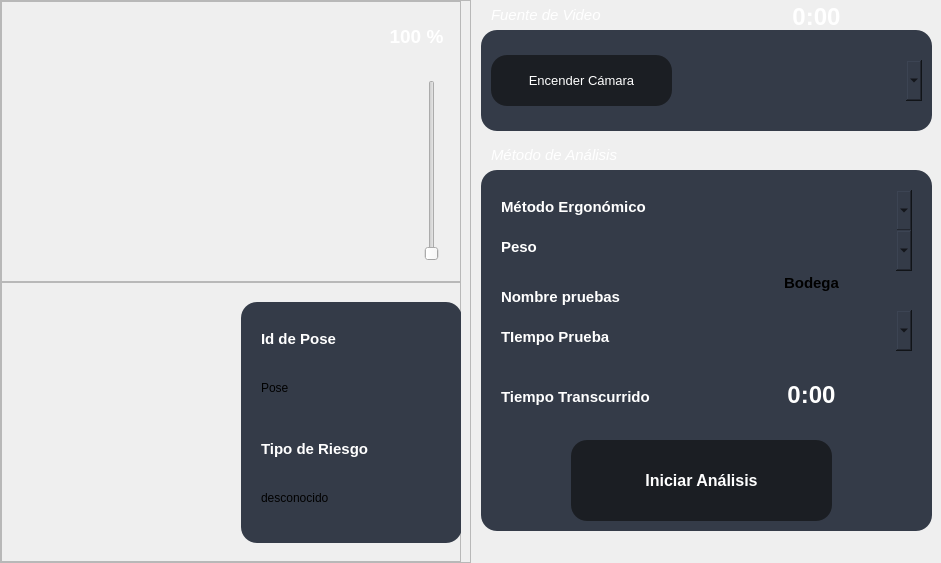
<?xml version="1.0" encoding="UTF-8"?>
<ui version="4.0">
 <class>Frame</class>
 <widget class="QFrame" name="Frame">
  <property name="geometry">
   <rect>
    <x>0</x>
    <y>0</y>
    <width>941</width>
    <height>563</height>
   </rect>
  </property>
  <property name="windowTitle">
   <string>Frame</string>
  </property>
  <layout class="QHBoxLayout" name="horizontalLayout">
   <property name="spacing">
    <number>0</number>
   </property>
   <property name="leftMargin">
    <number>0</number>
   </property>
   <property name="topMargin">
    <number>0</number>
   </property>
   <property name="rightMargin">
    <number>0</number>
   </property>
   <property name="bottomMargin">
    <number>0</number>
   </property>
   <item>
    <widget class="QFrame" name="frame">
     <property name="frameShape">
      <enum>QFrame::StyledPanel</enum>
     </property>
     <property name="frameShadow">
      <enum>QFrame::Raised</enum>
     </property>
     <layout class="QVBoxLayout" name="verticalLayout">
      <property name="spacing">
       <number>0</number>
      </property>
      <property name="leftMargin">
       <number>0</number>
      </property>
      <property name="topMargin">
       <number>0</number>
      </property>
      <property name="bottomMargin">
       <number>0</number>
      </property>
      <item>
       <widget class="QFrame" name="frame_3">
        <property name="frameShape">
         <enum>QFrame::StyledPanel</enum>
        </property>
        <property name="frameShadow">
         <enum>QFrame::Raised</enum>
        </property>
        <widget class="QLabel" name="camara">
         <property name="geometry">
          <rect>
           <x>2</x>
           <y>12</y>
           <width>451</width>
           <height>251</height>
          </rect>
         </property>
         <property name="text">
          <string/>
         </property>
        </widget>
        <widget class="QLabel" name="lblPorcentaje">
         <property name="geometry">
          <rect>
           <x>370</x>
           <y>10</y>
           <width>91</width>
           <height>51</height>
          </rect>
         </property>
         <property name="text">
          <string>&lt;html&gt;&lt;head/&gt;&lt;body&gt;&lt;p align=&quot;center&quot;&gt;&lt;span style=&quot; font-size:14pt; font-weight:600; color:#ffffff;&quot;&gt;100 %&lt;/span&gt;&lt;/p&gt;&lt;/body&gt;&lt;/html&gt;</string>
         </property>
         <property name="scaledContents">
          <bool>true</bool>
         </property>
        </widget>
        <widget class="QSlider" name="HSlider">
         <property name="geometry">
          <rect>
           <x>410</x>
           <y>79</y>
           <width>41</width>
           <height>181</height>
          </rect>
         </property>
         <property name="orientation">
          <enum>Qt::Vertical</enum>
         </property>
        </widget>
       </widget>
      </item>
      <item>
       <widget class="QFrame" name="frame_4">
        <property name="frameShape">
         <enum>QFrame::StyledPanel</enum>
        </property>
        <property name="frameShadow">
         <enum>QFrame::Raised</enum>
        </property>
        <widget class="QLabel" name="imagenes">
         <property name="geometry">
          <rect>
           <x>0</x>
           <y>0</y>
           <width>241</width>
           <height>281</height>
          </rect>
         </property>
         <property name="text">
          <string/>
         </property>
         <property name="scaledContents">
          <bool>true</bool>
         </property>
        </widget>
        <widget class="QFrame" name="frameIDS">
         <property name="geometry">
          <rect>
           <x>240</x>
           <y>20</y>
           <width>221</width>
           <height>241</height>
          </rect>
         </property>
         <property name="styleSheet">
          <string notr="true">border-radius: 16px;
background-color: #343b48;

</string>
         </property>
         <property name="frameShape">
          <enum>QFrame::StyledPanel</enum>
         </property>
         <property name="frameShadow">
          <enum>QFrame::Raised</enum>
         </property>
         <property name="lineWidth">
          <number>2</number>
         </property>
         <property name="midLineWidth">
          <number>1</number>
         </property>
         <widget class="QLabel" name="labelRiesgo">
          <property name="geometry">
           <rect>
            <x>20</x>
            <y>180</y>
            <width>181</width>
            <height>31</height>
           </rect>
          </property>
          <property name="text">
           <string>desconocido</string>
          </property>
          <property name="scaledContents">
           <bool>true</bool>
          </property>
         </widget>
         <widget class="QLabel" name="editImagen">
          <property name="geometry">
           <rect>
            <x>20</x>
            <y>70</y>
            <width>181</width>
            <height>31</height>
           </rect>
          </property>
          <property name="text">
           <string>Pose</string>
          </property>
          <property name="scaledContents">
           <bool>true</bool>
          </property>
         </widget>
         <widget class="QLabel" name="label_12">
          <property name="geometry">
           <rect>
            <x>20</x>
            <y>20</y>
            <width>191</width>
            <height>35</height>
           </rect>
          </property>
          <property name="text">
           <string>&lt;html&gt;&lt;head/&gt;&lt;body&gt;&lt;p&gt;&lt;span style=&quot; font-size:11pt; font-weight:600; color:#ffffff;&quot;&gt;Id de Pose&lt;/span&gt;&lt;/p&gt;&lt;/body&gt;&lt;/html&gt;</string>
          </property>
         </widget>
         <widget class="QLabel" name="label_13">
          <property name="geometry">
           <rect>
            <x>20</x>
            <y>130</y>
            <width>191</width>
            <height>35</height>
           </rect>
          </property>
          <property name="text">
           <string>&lt;html&gt;&lt;head/&gt;&lt;body&gt;&lt;p&gt;&lt;span style=&quot; font-size:11pt; font-weight:600; color:#ffffff;&quot;&gt;Tipo de Riesgo&lt;/span&gt;&lt;/p&gt;&lt;/body&gt;&lt;/html&gt;</string>
          </property>
         </widget>
        </widget>
       </widget>
      </item>
     </layout>
    </widget>
   </item>
   <item>
    <widget class="QFrame" name="frame_2">
     <property name="styleSheet">
      <string notr="true">border-radius: 16px;</string>
     </property>
     <property name="frameShape">
      <enum>QFrame::StyledPanel</enum>
     </property>
     <property name="frameShadow">
      <enum>QFrame::Raised</enum>
     </property>
     <widget class="QFrame" name="frameParametros">
      <property name="geometry">
       <rect>
        <x>10</x>
        <y>170</y>
        <width>451</width>
        <height>361</height>
       </rect>
      </property>
      <property name="styleSheet">
       <string notr="true">
background-color: #343b48;

</string>
      </property>
      <property name="frameShape">
       <enum>QFrame::StyledPanel</enum>
      </property>
      <property name="frameShadow">
       <enum>QFrame::Raised</enum>
      </property>
      <property name="lineWidth">
       <number>2</number>
      </property>
      <property name="midLineWidth">
       <number>1</number>
      </property>
      <widget class="QComboBox" name="comboBox">
       <property name="geometry">
        <rect>
         <x>230</x>
         <y>20</y>
         <width>201</width>
         <height>41</height>
        </rect>
       </property>
       <property name="font">
        <font>
         <pointsize>14</pointsize>
         <weight>50</weight>
         <bold>false</bold>
        </font>
       </property>
       <property name="styleSheet">
        <string notr="true">bacground: #fff</string>
       </property>
      </widget>
      <widget class="QPushButton" name="btnanalisis">
       <property name="geometry">
        <rect>
         <x>90</x>
         <y>270</y>
         <width>261</width>
         <height>81</height>
        </rect>
       </property>
       <property name="font">
        <font>
         <pointsize>12</pointsize>
         <weight>75</weight>
         <bold>true</bold>
        </font>
       </property>
       <property name="styleSheet">
        <string notr="true">background-color: #1b1e23;
color: rgb(255,255,255);</string>
       </property>
       <property name="text">
        <string>Iniciar Análisis</string>
       </property>
      </widget>
      <widget class="QTextEdit" name="editNamePrueba">
       <property name="geometry">
        <rect>
         <x>230</x>
         <y>100</y>
         <width>201</width>
         <height>40</height>
        </rect>
       </property>
       <property name="font">
        <font>
         <pointsize>11</pointsize>
         <weight>75</weight>
         <bold>true</bold>
        </font>
       </property>
       <property name="acceptDrops">
        <bool>false</bool>
       </property>
       <property name="undoRedoEnabled">
        <bool>true</bool>
       </property>
       <property name="html">
        <string>&lt;!DOCTYPE HTML PUBLIC &quot;-//W3C//DTD HTML 4.0//EN&quot; &quot;http://www.w3.org/TR/REC-html40/strict.dtd&quot;&gt;
&lt;html&gt;&lt;head&gt;&lt;meta name=&quot;qrichtext&quot; content=&quot;1&quot; /&gt;&lt;style type=&quot;text/css&quot;&gt;
p, li { white-space: pre-wrap; }
&lt;/style&gt;&lt;/head&gt;&lt;body style=&quot; font-family:'MS Shell Dlg 2'; font-size:11pt; font-weight:600; font-style:normal;&quot;&gt;
&lt;p align=&quot;center&quot; style=&quot; margin-top:0px; margin-bottom:0px; margin-left:0px; margin-right:0px; -qt-block-indent:0; text-indent:0px;&quot;&gt;&lt;span style=&quot; font-family:'MS Shell Dlg 2';&quot;&gt;Bodega&lt;/span&gt;&lt;/p&gt;&lt;/body&gt;&lt;/html&gt;</string>
       </property>
      </widget>
      <widget class="QLabel" name="label_6">
       <property name="geometry">
        <rect>
         <x>20</x>
         <y>110</y>
         <width>191</width>
         <height>35</height>
        </rect>
       </property>
       <property name="text">
        <string>&lt;html&gt;&lt;head/&gt;&lt;body&gt;&lt;p&gt;&lt;span style=&quot; font-size:11pt; font-weight:600; color:#ffffff;&quot;&gt;Nombre pruebas&lt;/span&gt;&lt;/p&gt;&lt;/body&gt;&lt;/html&gt;</string>
       </property>
      </widget>
      <widget class="QLabel" name="label_7">
       <property name="geometry">
        <rect>
         <x>20</x>
         <y>210</y>
         <width>201</width>
         <height>35</height>
        </rect>
       </property>
       <property name="text">
        <string>&lt;html&gt;&lt;head/&gt;&lt;body&gt;&lt;p&gt;&lt;span style=&quot; font-size:11pt; font-weight:600; color:#ffffff;&quot;&gt;Tiempo Transcurrido&lt;/span&gt;&lt;/p&gt;&lt;/body&gt;&lt;/html&gt;</string>
       </property>
      </widget>
      <widget class="QLabel" name="editTiempo">
       <property name="geometry">
        <rect>
         <x>230</x>
         <y>200</y>
         <width>201</width>
         <height>51</height>
        </rect>
       </property>
       <property name="text">
        <string>&lt;html&gt;&lt;head/&gt;&lt;body&gt;&lt;p align=&quot;center&quot;&gt;&lt;span style=&quot; font-size:18pt; font-weight:600; color:#ffffff;&quot;&gt;0:00&lt;/span&gt;&lt;/p&gt;&lt;/body&gt;&lt;/html&gt;</string>
       </property>
       <property name="scaledContents">
        <bool>true</bool>
       </property>
      </widget>
      <widget class="QLabel" name="label_10">
       <property name="geometry">
        <rect>
         <x>20</x>
         <y>20</y>
         <width>191</width>
         <height>35</height>
        </rect>
       </property>
       <property name="text">
        <string>&lt;html&gt;&lt;head/&gt;&lt;body&gt;&lt;p&gt;&lt;span style=&quot; font-size:11pt; font-weight:600; color:#ffffff;&quot;&gt;Método Ergonómico&lt;/span&gt;&lt;/p&gt;&lt;/body&gt;&lt;/html&gt;</string>
       </property>
      </widget>
      <widget class="QComboBox" name="comboBoxPeso">
       <property name="geometry">
        <rect>
         <x>230</x>
         <y>60</y>
         <width>201</width>
         <height>41</height>
        </rect>
       </property>
       <property name="font">
        <font>
         <pointsize>14</pointsize>
         <weight>50</weight>
         <bold>false</bold>
        </font>
       </property>
       <property name="styleSheet">
        <string notr="true">bacground: #fff</string>
       </property>
      </widget>
      <widget class="QLabel" name="label_11">
       <property name="geometry">
        <rect>
         <x>20</x>
         <y>60</y>
         <width>191</width>
         <height>35</height>
        </rect>
       </property>
       <property name="text">
        <string>&lt;html&gt;&lt;head/&gt;&lt;body&gt;&lt;p&gt;&lt;span style=&quot; font-size:11pt; font-weight:600; color:#ffffff;&quot;&gt;Peso&lt;/span&gt;&lt;/p&gt;&lt;/body&gt;&lt;/html&gt;</string>
       </property>
      </widget>
      <widget class="QComboBox" name="comboBoxTiempo">
       <property name="geometry">
        <rect>
         <x>230</x>
         <y>140</y>
         <width>201</width>
         <height>41</height>
        </rect>
       </property>
       <property name="font">
        <font>
         <pointsize>14</pointsize>
         <weight>50</weight>
         <bold>false</bold>
        </font>
       </property>
       <property name="styleSheet">
        <string notr="true">bacground: #fff</string>
       </property>
      </widget>
      <widget class="QLabel" name="label_14">
       <property name="geometry">
        <rect>
         <x>20</x>
         <y>150</y>
         <width>191</width>
         <height>35</height>
        </rect>
       </property>
       <property name="text">
        <string>&lt;html&gt;&lt;head/&gt;&lt;body&gt;&lt;p&gt;&lt;span style=&quot; font-size:11pt; font-weight:600; color:#ffffff;&quot;&gt;TIempo Prueba&lt;/span&gt;&lt;/p&gt;&lt;/body&gt;&lt;/html&gt;</string>
       </property>
      </widget>
     </widget>
     <widget class="QLabel" name="label1">
      <property name="geometry">
       <rect>
        <x>20</x>
        <y>140</y>
        <width>251</width>
        <height>31</height>
       </rect>
      </property>
      <property name="text">
       <string>&lt;html&gt;&lt;head/&gt;&lt;body&gt;&lt;p&gt;&lt;span style=&quot; font-size:11pt; font-style:italic; color:#ffffff;&quot;&gt;Método de Análisis&lt;/span&gt;&lt;/p&gt;&lt;/body&gt;&lt;/html&gt;</string>
      </property>
     </widget>
     <widget class="QLabel" name="label_9">
      <property name="geometry">
       <rect>
        <x>20</x>
        <y>0</y>
        <width>261</width>
        <height>31</height>
       </rect>
      </property>
      <property name="text">
       <string>&lt;html&gt;&lt;head/&gt;&lt;body&gt;&lt;p&gt;&lt;span style=&quot; font-size:11pt; font-style:italic; color:#ffffff;&quot;&gt;Fuente de Video&lt;/span&gt;&lt;/p&gt;&lt;/body&gt;&lt;/html&gt;</string>
      </property>
     </widget>
     <widget class="QFrame" name="frameParametros_2">
      <property name="geometry">
       <rect>
        <x>10</x>
        <y>30</y>
        <width>451</width>
        <height>101</height>
       </rect>
      </property>
      <property name="styleSheet">
       <string notr="true">
background-color: #343b48;

</string>
      </property>
      <property name="frameShape">
       <enum>QFrame::StyledPanel</enum>
      </property>
      <property name="frameShadow">
       <enum>QFrame::Raised</enum>
      </property>
      <property name="lineWidth">
       <number>2</number>
      </property>
      <property name="midLineWidth">
       <number>1</number>
      </property>
      <widget class="QComboBox" name="comboBox2">
       <property name="geometry">
        <rect>
         <x>220</x>
         <y>30</y>
         <width>221</width>
         <height>41</height>
        </rect>
       </property>
       <property name="font">
        <font>
         <pointsize>14</pointsize>
         <weight>50</weight>
         <bold>false</bold>
        </font>
       </property>
       <property name="styleSheet">
        <string notr="true">bacground: #fff</string>
       </property>
      </widget>
      <widget class="QPushButton" name="btncamara">
       <property name="geometry">
        <rect>
         <x>10</x>
         <y>25</y>
         <width>181</width>
         <height>51</height>
        </rect>
       </property>
       <property name="font">
        <font>
         <pointsize>10</pointsize>
         <weight>50</weight>
         <bold>false</bold>
        </font>
       </property>
       <property name="styleSheet">
        <string notr="true">background-color: #1b1e23;
color: rgb(255,255,255);</string>
       </property>
       <property name="text">
        <string>Encender Cámara</string>
       </property>
      </widget>
     </widget>
     <widget class="QLabel" name="editFecha">
      <property name="geometry">
       <rect>
        <x>240</x>
        <y>0</y>
        <width>211</width>
        <height>35</height>
       </rect>
      </property>
      <property name="text">
       <string>&lt;html&gt;&lt;head/&gt;&lt;body&gt;&lt;p align=&quot;center&quot;&gt;&lt;span style=&quot; font-size:18pt; font-weight:600; color:#ffffff;&quot;&gt;0:00&lt;/span&gt;&lt;/p&gt;&lt;/body&gt;&lt;/html&gt;</string>
      </property>
      <property name="scaledContents">
       <bool>true</bool>
      </property>
     </widget>
    </widget>
   </item>
  </layout>
 </widget>
 <resources/>
 <connections/>
</ui>
